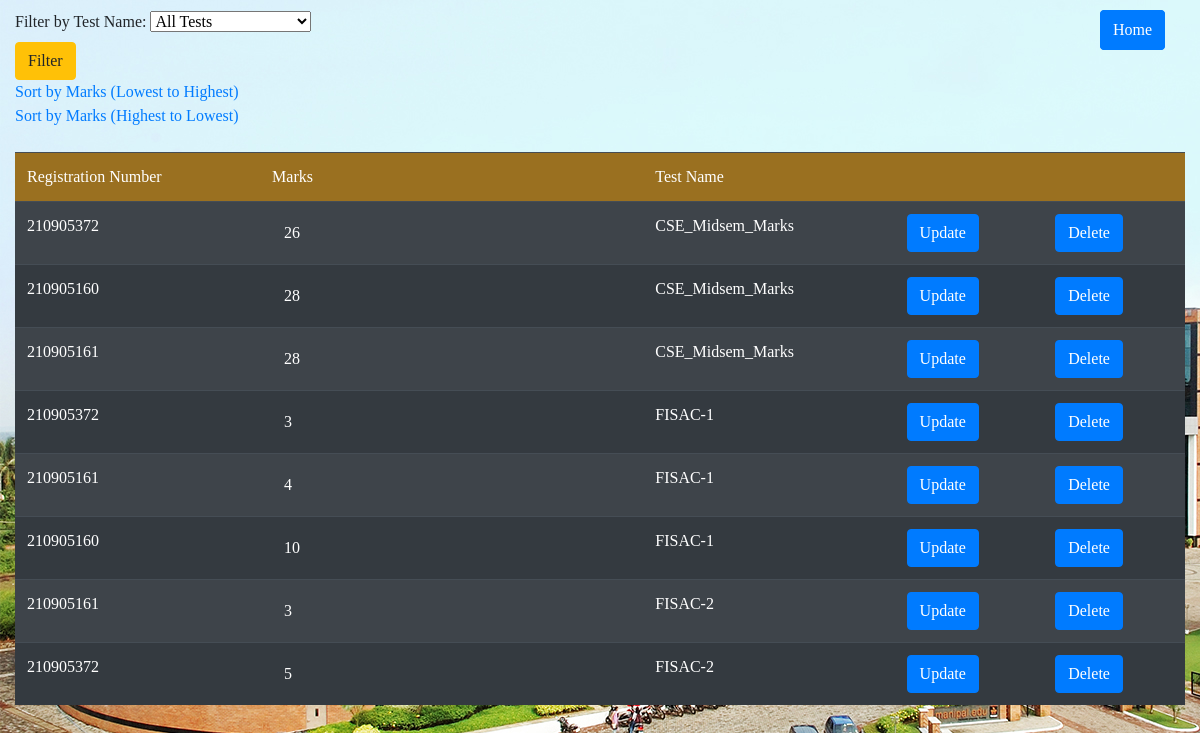
Page /teachermarks_result/DS/?sort=asc on the earlier database version.
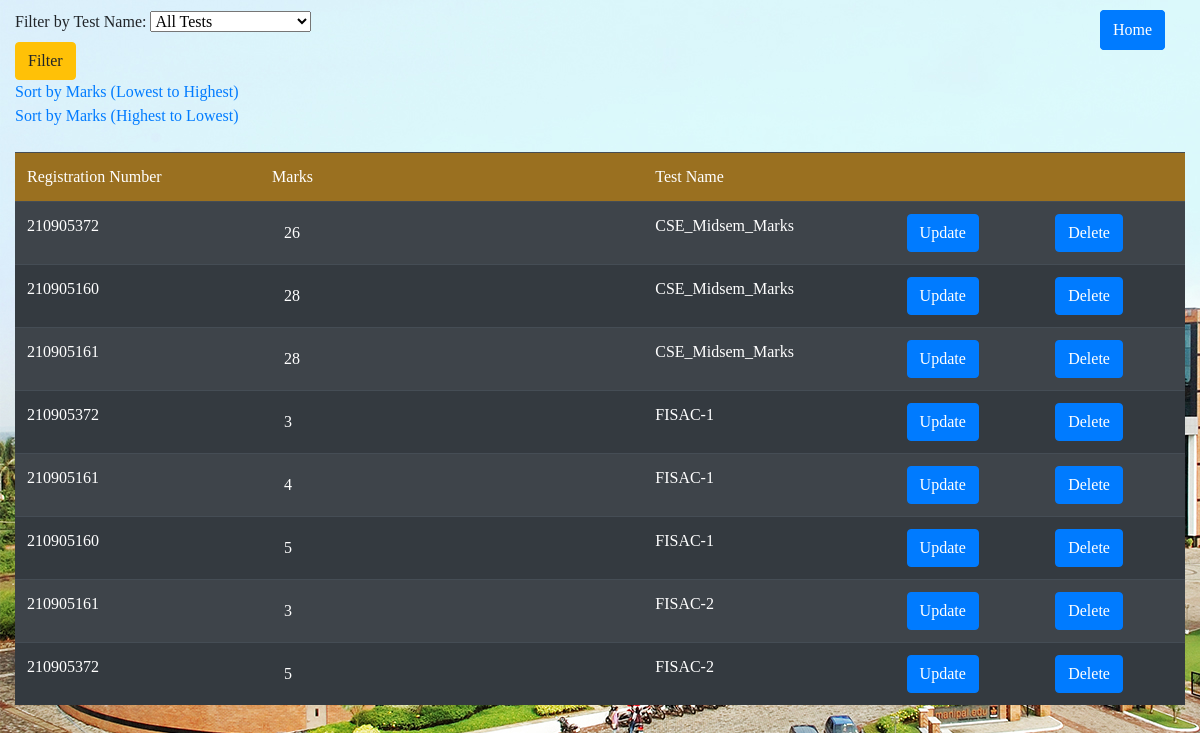
Same page on the later database version.
### webapp/models.py (models this page shows)
class Marks(models.Model):
    test_name = models.CharField(max_length=100)
    student_regno = models.ForeignKey(User, to_field='username', on_delete=models.CASCADE, limit_choices_to={'user': 'student'})
    subject = models.CharField(max_length=100)
    marks = models.PositiveIntegerField(default = 0)
    date = models.DateField()

class User(models.Model):
    CHOICES = (('student','student'),('teacher','teacher'))
    username = models.IntegerField(primary_key = True)
    password = models.CharField(max_length = 100)
    user = models.CharField(max_length = 100,choices=CHOICES)

### webapp/views.py (the view)
# urls.py: path('teachermarks_result/<str:subject>/',views.teachermarksResult,name='teachermarksResult'),
def teachermarksResult(request,subject):
    test_name = request.GET.get('test_name')
    sort_order = request.GET.get('sort')
    marks_query = Marks.objects.all()
    marks_query = marks_query.filter(subject=subject)
    if test_name:
        marks_query = marks_query.filter(test_name=test_name)
    else:
        if sort_order == 'asc':
            marks_query = marks_query.order_by('test_name','marks')
        elif sort_order == 'desc':
            marks_query = marks_query.order_by('test_name','-marks')
    unique_tests = Marks.objects.values('test_name').annotate(count=Count('test_name'))
    context =  {}
    context['unique_tests'] = unique_tests
    context['marks'] = marks_query
    context['subject'] = subject
    return render(request,'teachermarks_result.html',context)

### webapp/templates/webapp/teachermarks_result.html (shortened to what this page needs)
<!DOCTYPE html>
<html lang="en" xmlns="http://www.w3.org/1999/xhtml">
<head>
    <link rel="stylesheet" href="https://cdn.jsdelivr.net/npm/bootstrap@4.4.1/dist/css/bootstrap.min.css">
    <link href="https://cdn.jsdelivr.net/npm/bootstrap-icons/font/bootstrap-icons.css" rel="stylesheet">
</head>
{% load static %}
<body style="background-image:url({% static 'manipal.jpg' %});font-family:Georgia">
    <button type="submit" class="btn btn-primary" style="height:40px;position:absolute;top:10px;left:1100px"><a href="/index/" style="color:white">Home</a></button>
    <div class="container-fluid">
        <div class="d-flex" style="padding-top:10px">
            <form action="/teachermarks_result/{{ subject }}/" method="GET" class="mr-2">
                <label for="test_name">Filter by Test Name:</label>
                <select name="test_name" id="test_name">
                    <option value="">All Tests</option>
                </select><br />
                <input type="submit" value="Filter" class="btn btn-warning"><br />
            </form>
            <button type="submit" class="btn btn-primary" style="height:40px;position:absolute;top:10px;left:1100px"><a href="/index/" style="color:white">Home</a></button>
        </div>
        <a href="/teachermarks_result/{{ subject }}/?sort=asc">Sort by Marks (Lowest to Highest)</a><br />
        <a href="/teachermarks_result/{{ subject }}/?sort=desc">Sort by Marks (Highest to Lowest)</a>
    </div>
    <div class="container-fluid">
        <table class="table table-dark table-striped table-hover mt-4">
            <thead style="background-color: rgba(255, 165, 0, 0.5); border-radius: 20px;">
            <td>Registration Number</td>
            <td>Marks</td>
            <td>Test Name</td>
            <td></td>
            <td></td>
            </thead>
            {% for mark in marks %}
            <tr>
                <td>{{ mark.student_regno.username }}</td>
                <form action="/editMarks/{{ mark.id}}{{request.path|cut:"/"}}/" method="POST">
                    <td><input type="text" class="form-control w-50 bg-transparent text-white border-0 shadow-none" name="marks" value="{{ mark.marks }}"></td>
                    <td>{{ mark.test_name }}</td>
                    <td><button type="submit" class="btn btn-primary">Update</button></td>
                </form>
                <td><button type="submit" class="btn btn-primary"><a href="/deleteMarks/{{ mark.id }}{{request.path|cut:"/"}}" style="color:white">Delete</a></button></td>
            </tr>
            {% endfor %}
        </table>
    </div>
</body>
</html>

Differences in the rows shown:
changed Marks (number 6 of 8 on the later page): marks "10" → "5"
